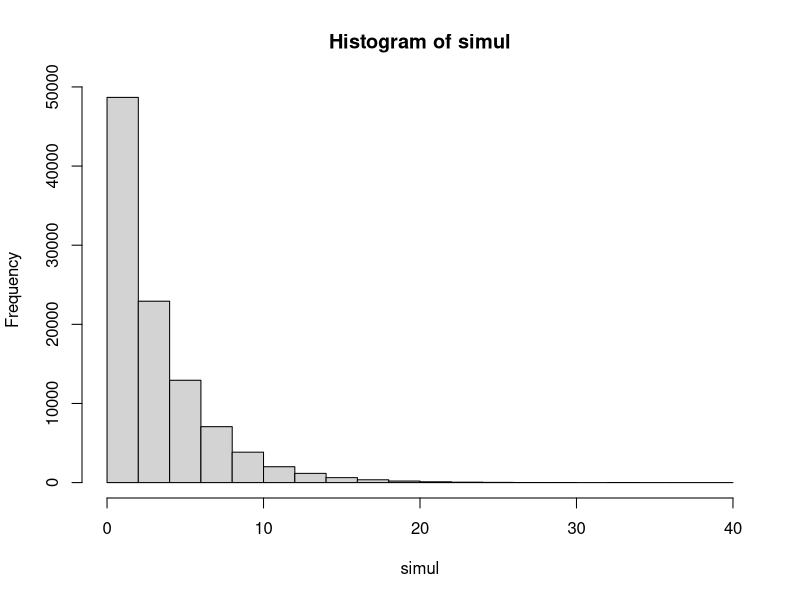
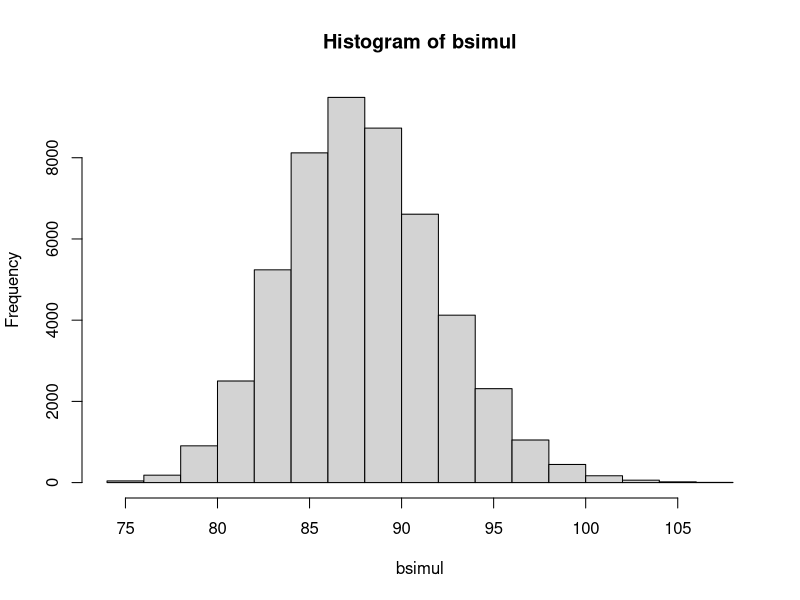

Source code (R) for these figures, in order:
oneOfEach<-function()
{
  monsters<-0
  gems<-c(0,0,0)
  while(0%in%gems)
  {
    whichGem<-sample(c(1,2,3), 1, prob=c(3,2,1))
    gems[whichGem]<-gems[whichGem]+1
  }
  gems[1]
}

simul<-sapply(1:100000, FUN=function(i) oneOfEach())
hist(simul)
mean(simul)
table(simul)/length(simul)
max(simul)
sum(simul[simul==1])/10000

#Baseball
bsimul<-sapply(1:50000, FUN = function(i) max(rbinom(5,162,.5)))
hist(bsimul)
max(bsimul)
min(bsimul)
mean(bsimul)
